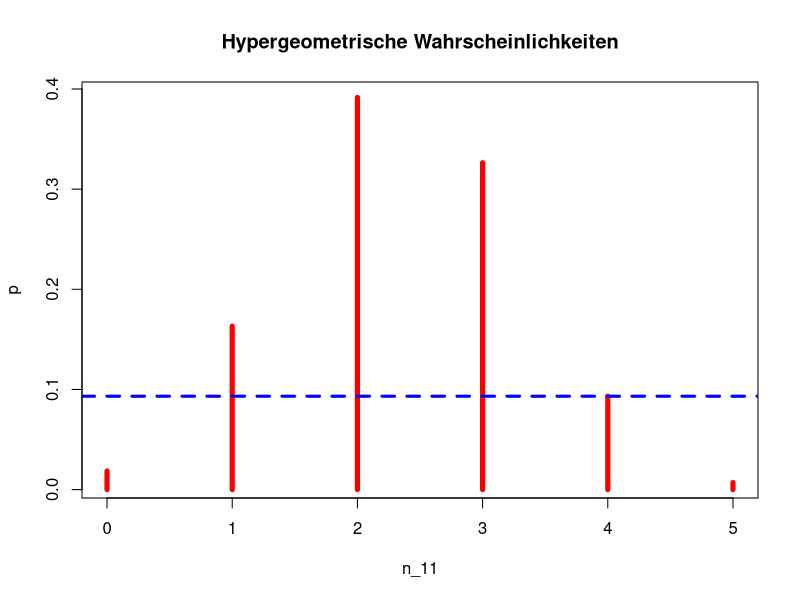

Write the R code that produced this figure.
### Output define for plots.
library(ggplot2)
pdf("SS2017_Vorlesung_UebungenInR5.pdf")

## Beispiel Fisher-Yates-Test
### Komplett manuelle Berechnung über hypergeometrische W-keiten
choose(7,4)
choose(8,1)
choose(15,5)

pStar = choose(7,4) * choose(8,1) / choose(15,5)
pStar
dhyper (4,7,8,5)

choose(7,5)
choose(8,0)
choose(15,5)

n_11 = 0:5
p = dhyper(n_11, 7,8,5)
plot(n_11, p, type="h", col = "red", lwd=5, main = "Hypergeometrische Wahrscheinlichkeiten")
abline (h=dhyper(4,7,8,5), col = "blue", lwd = 3, lty = 2)

tafel = matrix(c(4,1,3,7), 2, 2, byrow=TRUE)
dimnames(tafel) = list(c("Typhus", "Paratyphus"), c("pos", "neg"))

tafel
### einseitiger Teset
fisher.test(tafel, alternative="greater")

### zweiseitiger Test
fisher.test(tafel)

### Hinweis:
### Odds ratio wird anders geschätzt, als manuell herleitbar.
### Hier gibt es einen Unterschied zwischen R-Schätzung und händischer.